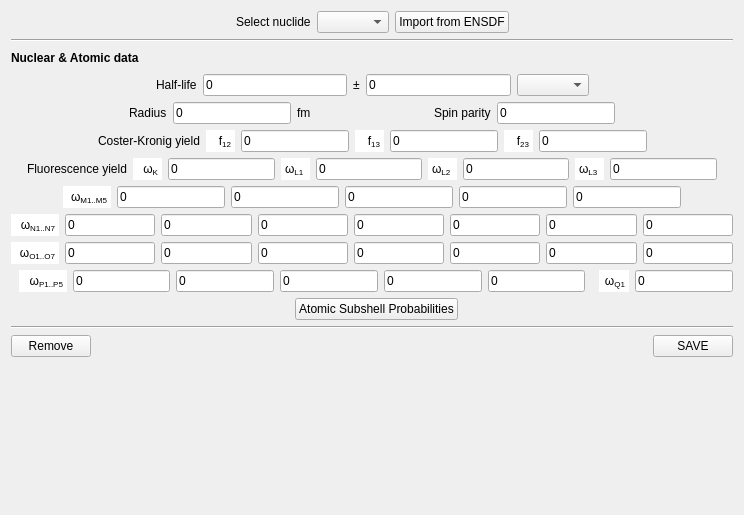
<?xml version="1.0" encoding="UTF-8"?>
<ui version="4.0">
 <class>FormNuclide</class>
 <widget class="QWidget" name="FormNuclide">
  <property name="geometry">
   <rect>
    <x>0</x>
    <y>0</y>
    <width>744</width>
    <height>515</height>
   </rect>
  </property>
  <property name="windowTitle">
   <string>Form</string>
  </property>
  <layout class="QVBoxLayout" name="verticalLayout">
   <item>
    <layout class="QHBoxLayout" name="horizontalLayout">
     <item>
      <spacer name="horizontalSpacer">
       <property name="orientation">
        <enum>Qt::Horizontal</enum>
       </property>
       <property name="sizeHint" stdset="0">
        <size>
         <width>40</width>
         <height>20</height>
        </size>
       </property>
      </spacer>
     </item>
     <item>
      <widget class="QLabel" name="label">
       <property name="text">
        <string>Select nuclide</string>
       </property>
      </widget>
     </item>
     <item>
      <widget class="QComboBox" name="comboBox_nuclide"/>
     </item>
     <item>
      <widget class="QPushButton" name="pushButton">
       <property name="text">
        <string>Import from ENSDF</string>
       </property>
      </widget>
     </item>
     <item>
      <spacer name="horizontalSpacer_2">
       <property name="orientation">
        <enum>Qt::Horizontal</enum>
       </property>
       <property name="sizeHint" stdset="0">
        <size>
         <width>40</width>
         <height>20</height>
        </size>
       </property>
      </spacer>
     </item>
    </layout>
   </item>
   <item>
    <widget class="Line" name="line">
     <property name="orientation">
      <enum>Qt::Horizontal</enum>
     </property>
    </widget>
   </item>
   <item>
    <layout class="QHBoxLayout" name="horizontalLayout_4">
     <item>
      <widget class="QLabel" name="label_7">
       <property name="font">
        <font>
         <bold>true</bold>
        </font>
       </property>
       <property name="text">
        <string>Nuclear &amp; Atomic data</string>
       </property>
      </widget>
     </item>
     <item>
      <spacer name="horizontalSpacer_8">
       <property name="orientation">
        <enum>Qt::Horizontal</enum>
       </property>
       <property name="sizeHint" stdset="0">
        <size>
         <width>538</width>
         <height>20</height>
        </size>
       </property>
      </spacer>
     </item>
    </layout>
   </item>
   <item>
    <layout class="QHBoxLayout" name="horizontalLayout_2">
     <item>
      <spacer name="horizontalSpacer_3">
       <property name="orientation">
        <enum>Qt::Horizontal</enum>
       </property>
       <property name="sizeHint" stdset="0">
        <size>
         <width>40</width>
         <height>20</height>
        </size>
       </property>
      </spacer>
     </item>
     <item>
      <widget class="QLabel" name="label_2">
       <property name="text">
        <string>Half-life</string>
       </property>
      </widget>
     </item>
     <item>
      <widget class="QLineEdit" name="lineEdit">
       <property name="text">
        <string>0</string>
       </property>
      </widget>
     </item>
     <item>
      <widget class="QLabel" name="label_3">
       <property name="text">
        <string>±</string>
       </property>
      </widget>
     </item>
     <item>
      <widget class="QLineEdit" name="lineEdit_2">
       <property name="text">
        <string>0</string>
       </property>
      </widget>
     </item>
     <item>
      <widget class="QComboBox" name="comboBox_2"/>
     </item>
     <item>
      <spacer name="horizontalSpacer_4">
       <property name="orientation">
        <enum>Qt::Horizontal</enum>
       </property>
       <property name="sizeHint" stdset="0">
        <size>
         <width>40</width>
         <height>20</height>
        </size>
       </property>
      </spacer>
     </item>
    </layout>
   </item>
   <item>
    <layout class="QHBoxLayout" name="horizontalLayout_3">
     <item>
      <spacer name="horizontalSpacer_5">
       <property name="orientation">
        <enum>Qt::Horizontal</enum>
       </property>
       <property name="sizeHint" stdset="0">
        <size>
         <width>40</width>
         <height>20</height>
        </size>
       </property>
      </spacer>
     </item>
     <item>
      <widget class="QLabel" name="label_4">
       <property name="text">
        <string>Radius</string>
       </property>
      </widget>
     </item>
     <item>
      <widget class="QLineEdit" name="lineEdit_3">
       <property name="text">
        <string>0</string>
       </property>
      </widget>
     </item>
     <item>
      <widget class="QLabel" name="label_5">
       <property name="text">
        <string>fm</string>
       </property>
      </widget>
     </item>
     <item>
      <spacer name="horizontalSpacer_6">
       <property name="orientation">
        <enum>Qt::Horizontal</enum>
       </property>
       <property name="sizeHint" stdset="0">
        <size>
         <width>40</width>
         <height>20</height>
        </size>
       </property>
      </spacer>
     </item>
     <item>
      <widget class="QLabel" name="label_6">
       <property name="text">
        <string>Spin parity</string>
       </property>
      </widget>
     </item>
     <item>
      <widget class="QLineEdit" name="lineEdit_4">
       <property name="text">
        <string>0</string>
       </property>
      </widget>
     </item>
     <item>
      <spacer name="horizontalSpacer_7">
       <property name="orientation">
        <enum>Qt::Horizontal</enum>
       </property>
       <property name="sizeHint" stdset="0">
        <size>
         <width>40</width>
         <height>20</height>
        </size>
       </property>
      </spacer>
     </item>
    </layout>
   </item>
   <item>
    <layout class="QHBoxLayout" name="horizontalLayout_5">
     <item>
      <spacer name="horizontalSpacer_10">
       <property name="orientation">
        <enum>Qt::Horizontal</enum>
       </property>
       <property name="sizeHint" stdset="0">
        <size>
         <width>18</width>
         <height>17</height>
        </size>
       </property>
      </spacer>
     </item>
     <item>
      <widget class="QLabel" name="label_8">
       <property name="maximumSize">
        <size>
         <width>16777215</width>
         <height>22</height>
        </size>
       </property>
       <property name="text">
        <string>Coster-Kronig yield</string>
       </property>
      </widget>
     </item>
     <item>
      <widget class="QTextEdit" name="textEdit">
       <property name="sizePolicy">
        <sizepolicy hsizetype="Preferred" vsizetype="Preferred">
         <horstretch>0</horstretch>
         <verstretch>0</verstretch>
        </sizepolicy>
       </property>
       <property name="maximumSize">
        <size>
         <width>29</width>
         <height>22</height>
        </size>
       </property>
       <property name="frameShape">
        <enum>QFrame::NoFrame</enum>
       </property>
       <property name="frameShadow">
        <enum>QFrame::Raised</enum>
       </property>
       <property name="verticalScrollBarPolicy">
        <enum>Qt::ScrollBarAlwaysOff</enum>
       </property>
       <property name="horizontalScrollBarPolicy">
        <enum>Qt::ScrollBarAlwaysOff</enum>
       </property>
       <property name="sizeAdjustPolicy">
        <enum>QAbstractScrollArea::AdjustToContentsOnFirstShow</enum>
       </property>
       <property name="html">
        <string>&lt;!DOCTYPE HTML PUBLIC &quot;-//W3C//DTD HTML 4.0//EN&quot; &quot;http://www.w3.org/TR/REC-html40/strict.dtd&quot;&gt;
&lt;html&gt;&lt;head&gt;&lt;meta name=&quot;qrichtext&quot; content=&quot;1&quot; /&gt;&lt;meta charset=&quot;utf-8&quot; /&gt;&lt;style type=&quot;text/css&quot;&gt;
p, li { white-space: pre-wrap; }
hr { height: 1px; border-width: 0; }
li.unchecked::marker { content: &quot;\2610&quot;; }
li.checked::marker { content: &quot;\2612&quot;; }
&lt;/style&gt;&lt;/head&gt;&lt;body style=&quot; font-family:'Segoe UI'; font-size:9pt; font-weight:400; font-style:normal;&quot;&gt;
&lt;p align=&quot;right&quot; style=&quot; margin-top:0px; margin-bottom:0px; margin-left:0px; margin-right:0px; -qt-block-indent:0; text-indent:0px;&quot;&gt;f&lt;span style=&quot; vertical-align:sub;&quot;&gt;12&lt;/span&gt;&lt;/p&gt;&lt;/body&gt;&lt;/html&gt;</string>
       </property>
       <property name="overwriteMode">
        <bool>false</bool>
       </property>
       <property name="textInteractionFlags">
        <set>Qt::TextSelectableByKeyboard|Qt::TextSelectableByMouse</set>
       </property>
      </widget>
     </item>
     <item>
      <widget class="QLineEdit" name="lineEdit_5">
       <property name="text">
        <string>0</string>
       </property>
      </widget>
     </item>
     <item>
      <widget class="QTextEdit" name="textEdit_2">
       <property name="sizePolicy">
        <sizepolicy hsizetype="Preferred" vsizetype="Preferred">
         <horstretch>0</horstretch>
         <verstretch>0</verstretch>
        </sizepolicy>
       </property>
       <property name="maximumSize">
        <size>
         <width>29</width>
         <height>22</height>
        </size>
       </property>
       <property name="frameShape">
        <enum>QFrame::NoFrame</enum>
       </property>
       <property name="frameShadow">
        <enum>QFrame::Raised</enum>
       </property>
       <property name="verticalScrollBarPolicy">
        <enum>Qt::ScrollBarAlwaysOff</enum>
       </property>
       <property name="horizontalScrollBarPolicy">
        <enum>Qt::ScrollBarAlwaysOff</enum>
       </property>
       <property name="sizeAdjustPolicy">
        <enum>QAbstractScrollArea::AdjustToContentsOnFirstShow</enum>
       </property>
       <property name="html">
        <string>&lt;!DOCTYPE HTML PUBLIC &quot;-//W3C//DTD HTML 4.0//EN&quot; &quot;http://www.w3.org/TR/REC-html40/strict.dtd&quot;&gt;
&lt;html&gt;&lt;head&gt;&lt;meta name=&quot;qrichtext&quot; content=&quot;1&quot; /&gt;&lt;meta charset=&quot;utf-8&quot; /&gt;&lt;style type=&quot;text/css&quot;&gt;
p, li { white-space: pre-wrap; }
hr { height: 1px; border-width: 0; }
li.unchecked::marker { content: &quot;\2610&quot;; }
li.checked::marker { content: &quot;\2612&quot;; }
&lt;/style&gt;&lt;/head&gt;&lt;body style=&quot; font-family:'Segoe UI'; font-size:9pt; font-weight:400; font-style:normal;&quot;&gt;
&lt;p align=&quot;right&quot; style=&quot; margin-top:0px; margin-bottom:0px; margin-left:0px; margin-right:0px; -qt-block-indent:0; text-indent:0px;&quot;&gt;f&lt;span style=&quot; vertical-align:sub;&quot;&gt;13&lt;/span&gt;&lt;/p&gt;&lt;/body&gt;&lt;/html&gt;</string>
       </property>
       <property name="overwriteMode">
        <bool>false</bool>
       </property>
       <property name="textInteractionFlags">
        <set>Qt::TextSelectableByKeyboard|Qt::TextSelectableByMouse</set>
       </property>
      </widget>
     </item>
     <item>
      <widget class="QLineEdit" name="lineEdit_6">
       <property name="text">
        <string>0</string>
       </property>
      </widget>
     </item>
     <item>
      <widget class="QTextEdit" name="textEdit_3">
       <property name="sizePolicy">
        <sizepolicy hsizetype="Preferred" vsizetype="Preferred">
         <horstretch>0</horstretch>
         <verstretch>0</verstretch>
        </sizepolicy>
       </property>
       <property name="maximumSize">
        <size>
         <width>29</width>
         <height>22</height>
        </size>
       </property>
       <property name="frameShape">
        <enum>QFrame::NoFrame</enum>
       </property>
       <property name="frameShadow">
        <enum>QFrame::Raised</enum>
       </property>
       <property name="verticalScrollBarPolicy">
        <enum>Qt::ScrollBarAlwaysOff</enum>
       </property>
       <property name="horizontalScrollBarPolicy">
        <enum>Qt::ScrollBarAlwaysOff</enum>
       </property>
       <property name="sizeAdjustPolicy">
        <enum>QAbstractScrollArea::AdjustToContentsOnFirstShow</enum>
       </property>
       <property name="html">
        <string>&lt;!DOCTYPE HTML PUBLIC &quot;-//W3C//DTD HTML 4.0//EN&quot; &quot;http://www.w3.org/TR/REC-html40/strict.dtd&quot;&gt;
&lt;html&gt;&lt;head&gt;&lt;meta name=&quot;qrichtext&quot; content=&quot;1&quot; /&gt;&lt;meta charset=&quot;utf-8&quot; /&gt;&lt;style type=&quot;text/css&quot;&gt;
p, li { white-space: pre-wrap; }
hr { height: 1px; border-width: 0; }
li.unchecked::marker { content: &quot;\2610&quot;; }
li.checked::marker { content: &quot;\2612&quot;; }
&lt;/style&gt;&lt;/head&gt;&lt;body style=&quot; font-family:'Segoe UI'; font-size:9pt; font-weight:400; font-style:normal;&quot;&gt;
&lt;p align=&quot;right&quot; style=&quot; margin-top:0px; margin-bottom:0px; margin-left:0px; margin-right:0px; -qt-block-indent:0; text-indent:0px;&quot;&gt;f&lt;span style=&quot; vertical-align:sub;&quot;&gt;23&lt;/span&gt;&lt;/p&gt;&lt;/body&gt;&lt;/html&gt;</string>
       </property>
       <property name="overwriteMode">
        <bool>false</bool>
       </property>
       <property name="tabStopDistance">
        <double>1.000000000000000</double>
       </property>
       <property name="textInteractionFlags">
        <set>Qt::TextSelectableByKeyboard|Qt::TextSelectableByMouse</set>
       </property>
      </widget>
     </item>
     <item>
      <widget class="QLineEdit" name="lineEdit_7">
       <property name="text">
        <string>0</string>
       </property>
      </widget>
     </item>
     <item>
      <spacer name="horizontalSpacer_9">
       <property name="orientation">
        <enum>Qt::Horizontal</enum>
       </property>
       <property name="sizeHint" stdset="0">
        <size>
         <width>18</width>
         <height>17</height>
        </size>
       </property>
      </spacer>
     </item>
    </layout>
   </item>
   <item>
    <layout class="QHBoxLayout" name="horizontalLayout_6">
     <item>
      <spacer name="horizontalSpacer_11">
       <property name="orientation">
        <enum>Qt::Horizontal</enum>
       </property>
       <property name="sizeHint" stdset="0">
        <size>
         <width>18</width>
         <height>17</height>
        </size>
       </property>
      </spacer>
     </item>
     <item>
      <widget class="QLabel" name="label_9">
       <property name="maximumSize">
        <size>
         <width>16777215</width>
         <height>22</height>
        </size>
       </property>
       <property name="text">
        <string>Fluorescence yield</string>
       </property>
      </widget>
     </item>
     <item>
      <widget class="QTextEdit" name="textEdit_4">
       <property name="sizePolicy">
        <sizepolicy hsizetype="Preferred" vsizetype="Preferred">
         <horstretch>0</horstretch>
         <verstretch>0</verstretch>
        </sizepolicy>
       </property>
       <property name="maximumSize">
        <size>
         <width>29</width>
         <height>22</height>
        </size>
       </property>
       <property name="frameShape">
        <enum>QFrame::NoFrame</enum>
       </property>
       <property name="frameShadow">
        <enum>QFrame::Raised</enum>
       </property>
       <property name="verticalScrollBarPolicy">
        <enum>Qt::ScrollBarAlwaysOff</enum>
       </property>
       <property name="horizontalScrollBarPolicy">
        <enum>Qt::ScrollBarAlwaysOff</enum>
       </property>
       <property name="sizeAdjustPolicy">
        <enum>QAbstractScrollArea::AdjustToContentsOnFirstShow</enum>
       </property>
       <property name="html">
        <string>&lt;!DOCTYPE HTML PUBLIC &quot;-//W3C//DTD HTML 4.0//EN&quot; &quot;http://www.w3.org/TR/REC-html40/strict.dtd&quot;&gt;
&lt;html&gt;&lt;head&gt;&lt;meta name=&quot;qrichtext&quot; content=&quot;1&quot; /&gt;&lt;meta charset=&quot;utf-8&quot; /&gt;&lt;style type=&quot;text/css&quot;&gt;
p, li { white-space: pre-wrap; }
hr { height: 1px; border-width: 0; }
li.unchecked::marker { content: &quot;\2610&quot;; }
li.checked::marker { content: &quot;\2612&quot;; }
&lt;/style&gt;&lt;/head&gt;&lt;body style=&quot; font-family:'Segoe UI'; font-size:9pt; font-weight:400; font-style:normal;&quot;&gt;
&lt;p align=&quot;right&quot; style=&quot; margin-top:0px; margin-bottom:0px; margin-left:0px; margin-right:0px; -qt-block-indent:0; text-indent:0px;&quot;&gt;ω&lt;span style=&quot; vertical-align:sub;&quot;&gt;K&lt;/span&gt;&lt;/p&gt;&lt;/body&gt;&lt;/html&gt;</string>
       </property>
       <property name="overwriteMode">
        <bool>false</bool>
       </property>
       <property name="textInteractionFlags">
        <set>Qt::TextSelectableByKeyboard|Qt::TextSelectableByMouse</set>
       </property>
      </widget>
     </item>
     <item>
      <widget class="QLineEdit" name="lineEdit_8">
       <property name="text">
        <string>0</string>
       </property>
      </widget>
     </item>
     <item>
      <widget class="QTextEdit" name="textEdit_5">
       <property name="sizePolicy">
        <sizepolicy hsizetype="Preferred" vsizetype="Preferred">
         <horstretch>0</horstretch>
         <verstretch>0</verstretch>
        </sizepolicy>
       </property>
       <property name="maximumSize">
        <size>
         <width>29</width>
         <height>22</height>
        </size>
       </property>
       <property name="frameShape">
        <enum>QFrame::NoFrame</enum>
       </property>
       <property name="frameShadow">
        <enum>QFrame::Raised</enum>
       </property>
       <property name="verticalScrollBarPolicy">
        <enum>Qt::ScrollBarAlwaysOff</enum>
       </property>
       <property name="horizontalScrollBarPolicy">
        <enum>Qt::ScrollBarAlwaysOff</enum>
       </property>
       <property name="sizeAdjustPolicy">
        <enum>QAbstractScrollArea::AdjustToContentsOnFirstShow</enum>
       </property>
       <property name="html">
        <string>&lt;!DOCTYPE HTML PUBLIC &quot;-//W3C//DTD HTML 4.0//EN&quot; &quot;http://www.w3.org/TR/REC-html40/strict.dtd&quot;&gt;
&lt;html&gt;&lt;head&gt;&lt;meta name=&quot;qrichtext&quot; content=&quot;1&quot; /&gt;&lt;meta charset=&quot;utf-8&quot; /&gt;&lt;style type=&quot;text/css&quot;&gt;
p, li { white-space: pre-wrap; }
hr { height: 1px; border-width: 0; }
li.unchecked::marker { content: &quot;\2610&quot;; }
li.checked::marker { content: &quot;\2612&quot;; }
&lt;/style&gt;&lt;/head&gt;&lt;body style=&quot; font-family:'Segoe UI'; font-size:9pt; font-weight:400; font-style:normal;&quot;&gt;
&lt;p style=&quot; margin-top:0px; margin-bottom:0px; margin-left:0px; margin-right:0px; -qt-block-indent:0; text-indent:0px;&quot;&gt;ω&lt;span style=&quot; vertical-align:sub;&quot;&gt;L1&lt;/span&gt;&lt;/p&gt;&lt;/body&gt;&lt;/html&gt;</string>
       </property>
       <property name="overwriteMode">
        <bool>false</bool>
       </property>
       <property name="textInteractionFlags">
        <set>Qt::TextSelectableByKeyboard|Qt::TextSelectableByMouse</set>
       </property>
      </widget>
     </item>
     <item>
      <widget class="QLineEdit" name="lineEdit_9">
       <property name="text">
        <string>0</string>
       </property>
      </widget>
     </item>
     <item>
      <widget class="QTextEdit" name="textEdit_6">
       <property name="sizePolicy">
        <sizepolicy hsizetype="Preferred" vsizetype="Preferred">
         <horstretch>0</horstretch>
         <verstretch>0</verstretch>
        </sizepolicy>
       </property>
       <property name="maximumSize">
        <size>
         <width>29</width>
         <height>22</height>
        </size>
       </property>
       <property name="frameShape">
        <enum>QFrame::NoFrame</enum>
       </property>
       <property name="frameShadow">
        <enum>QFrame::Raised</enum>
       </property>
       <property name="verticalScrollBarPolicy">
        <enum>Qt::ScrollBarAlwaysOff</enum>
       </property>
       <property name="horizontalScrollBarPolicy">
        <enum>Qt::ScrollBarAlwaysOff</enum>
       </property>
       <property name="sizeAdjustPolicy">
        <enum>QAbstractScrollArea::AdjustToContentsOnFirstShow</enum>
       </property>
       <property name="html">
        <string>&lt;!DOCTYPE HTML PUBLIC &quot;-//W3C//DTD HTML 4.0//EN&quot; &quot;http://www.w3.org/TR/REC-html40/strict.dtd&quot;&gt;
&lt;html&gt;&lt;head&gt;&lt;meta name=&quot;qrichtext&quot; content=&quot;1&quot; /&gt;&lt;meta charset=&quot;utf-8&quot; /&gt;&lt;style type=&quot;text/css&quot;&gt;
p, li { white-space: pre-wrap; }
hr { height: 1px; border-width: 0; }
li.unchecked::marker { content: &quot;\2610&quot;; }
li.checked::marker { content: &quot;\2612&quot;; }
&lt;/style&gt;&lt;/head&gt;&lt;body style=&quot; font-family:'Segoe UI'; font-size:9pt; font-weight:400; font-style:normal;&quot;&gt;
&lt;p style=&quot; margin-top:0px; margin-bottom:0px; margin-left:0px; margin-right:0px; -qt-block-indent:0; text-indent:0px;&quot;&gt;ω&lt;span style=&quot; vertical-align:sub;&quot;&gt;L2&lt;/span&gt;&lt;/p&gt;&lt;/body&gt;&lt;/html&gt;</string>
       </property>
       <property name="overwriteMode">
        <bool>false</bool>
       </property>
       <property name="tabStopDistance">
        <double>1.000000000000000</double>
       </property>
       <property name="textInteractionFlags">
        <set>Qt::TextSelectableByKeyboard|Qt::TextSelectableByMouse</set>
       </property>
      </widget>
     </item>
     <item>
      <widget class="QLineEdit" name="lineEdit_10">
       <property name="text">
        <string>0</string>
       </property>
      </widget>
     </item>
     <item>
      <widget class="QTextEdit" name="textEdit_7">
       <property name="sizePolicy">
        <sizepolicy hsizetype="Preferred" vsizetype="Preferred">
         <horstretch>0</horstretch>
         <verstretch>0</verstretch>
        </sizepolicy>
       </property>
       <property name="maximumSize">
        <size>
         <width>29</width>
         <height>22</height>
        </size>
       </property>
       <property name="frameShape">
        <enum>QFrame::NoFrame</enum>
       </property>
       <property name="frameShadow">
        <enum>QFrame::Raised</enum>
       </property>
       <property name="verticalScrollBarPolicy">
        <enum>Qt::ScrollBarAlwaysOff</enum>
       </property>
       <property name="horizontalScrollBarPolicy">
        <enum>Qt::ScrollBarAlwaysOff</enum>
       </property>
       <property name="sizeAdjustPolicy">
        <enum>QAbstractScrollArea::AdjustToContentsOnFirstShow</enum>
       </property>
       <property name="html">
        <string>&lt;!DOCTYPE HTML PUBLIC &quot;-//W3C//DTD HTML 4.0//EN&quot; &quot;http://www.w3.org/TR/REC-html40/strict.dtd&quot;&gt;
&lt;html&gt;&lt;head&gt;&lt;meta name=&quot;qrichtext&quot; content=&quot;1&quot; /&gt;&lt;meta charset=&quot;utf-8&quot; /&gt;&lt;style type=&quot;text/css&quot;&gt;
p, li { white-space: pre-wrap; }
hr { height: 1px; border-width: 0; }
li.unchecked::marker { content: &quot;\2610&quot;; }
li.checked::marker { content: &quot;\2612&quot;; }
&lt;/style&gt;&lt;/head&gt;&lt;body style=&quot; font-family:'Segoe UI'; font-size:9pt; font-weight:400; font-style:normal;&quot;&gt;
&lt;p style=&quot; margin-top:0px; margin-bottom:0px; margin-left:0px; margin-right:0px; -qt-block-indent:0; text-indent:0px;&quot;&gt;ω&lt;span style=&quot; vertical-align:sub;&quot;&gt;L3&lt;/span&gt;&lt;/p&gt;&lt;/body&gt;&lt;/html&gt;</string>
       </property>
       <property name="overwriteMode">
        <bool>false</bool>
       </property>
       <property name="tabStopDistance">
        <double>1.000000000000000</double>
       </property>
       <property name="textInteractionFlags">
        <set>Qt::TextSelectableByKeyboard|Qt::TextSelectableByMouse</set>
       </property>
      </widget>
     </item>
     <item>
      <widget class="QLineEdit" name="lineEdit_11">
       <property name="text">
        <string>0</string>
       </property>
      </widget>
     </item>
     <item>
      <spacer name="horizontalSpacer_12">
       <property name="orientation">
        <enum>Qt::Horizontal</enum>
       </property>
       <property name="sizeHint" stdset="0">
        <size>
         <width>18</width>
         <height>17</height>
        </size>
       </property>
      </spacer>
     </item>
    </layout>
   </item>
   <item>
    <layout class="QHBoxLayout" name="horizontalLayout_7">
     <item>
      <spacer name="horizontalSpacer_13">
       <property name="orientation">
        <enum>Qt::Horizontal</enum>
       </property>
       <property name="sizeHint" stdset="0">
        <size>
         <width>18</width>
         <height>17</height>
        </size>
       </property>
      </spacer>
     </item>
     <item>
      <widget class="QTextEdit" name="textEdit_8">
       <property name="sizePolicy">
        <sizepolicy hsizetype="Preferred" vsizetype="Preferred">
         <horstretch>0</horstretch>
         <verstretch>0</verstretch>
        </sizepolicy>
       </property>
       <property name="maximumSize">
        <size>
         <width>48</width>
         <height>22</height>
        </size>
       </property>
       <property name="frameShape">
        <enum>QFrame::NoFrame</enum>
       </property>
       <property name="frameShadow">
        <enum>QFrame::Raised</enum>
       </property>
       <property name="verticalScrollBarPolicy">
        <enum>Qt::ScrollBarAlwaysOff</enum>
       </property>
       <property name="horizontalScrollBarPolicy">
        <enum>Qt::ScrollBarAlwaysOff</enum>
       </property>
       <property name="sizeAdjustPolicy">
        <enum>QAbstractScrollArea::AdjustToContentsOnFirstShow</enum>
       </property>
       <property name="html">
        <string>&lt;!DOCTYPE HTML PUBLIC &quot;-//W3C//DTD HTML 4.0//EN&quot; &quot;http://www.w3.org/TR/REC-html40/strict.dtd&quot;&gt;
&lt;html&gt;&lt;head&gt;&lt;meta name=&quot;qrichtext&quot; content=&quot;1&quot; /&gt;&lt;meta charset=&quot;utf-8&quot; /&gt;&lt;style type=&quot;text/css&quot;&gt;
p, li { white-space: pre-wrap; }
hr { height: 1px; border-width: 0; }
li.unchecked::marker { content: &quot;\2610&quot;; }
li.checked::marker { content: &quot;\2612&quot;; }
&lt;/style&gt;&lt;/head&gt;&lt;body style=&quot; font-family:'Segoe UI'; font-size:9pt; font-weight:400; font-style:normal;&quot;&gt;
&lt;p align=&quot;right&quot; style=&quot; margin-top:0px; margin-bottom:0px; margin-left:0px; margin-right:0px; -qt-block-indent:0; text-indent:0px;&quot;&gt;ω&lt;span style=&quot; vertical-align:sub;&quot;&gt;M1..M5&lt;/span&gt;&lt;/p&gt;&lt;/body&gt;&lt;/html&gt;</string>
       </property>
       <property name="overwriteMode">
        <bool>false</bool>
       </property>
       <property name="textInteractionFlags">
        <set>Qt::TextSelectableByKeyboard|Qt::TextSelectableByMouse</set>
       </property>
      </widget>
     </item>
     <item>
      <widget class="QLineEdit" name="lineEdit_12">
       <property name="text">
        <string>0</string>
       </property>
      </widget>
     </item>
     <item>
      <widget class="QLineEdit" name="lineEdit_13">
       <property name="text">
        <string>0</string>
       </property>
      </widget>
     </item>
     <item>
      <widget class="QLineEdit" name="lineEdit_14">
       <property name="text">
        <string>0</string>
       </property>
      </widget>
     </item>
     <item>
      <widget class="QLineEdit" name="lineEdit_15">
       <property name="text">
        <string>0</string>
       </property>
      </widget>
     </item>
     <item>
      <widget class="QLineEdit" name="lineEdit_16">
       <property name="text">
        <string>0</string>
       </property>
      </widget>
     </item>
     <item>
      <spacer name="horizontalSpacer_14">
       <property name="orientation">
        <enum>Qt::Horizontal</enum>
       </property>
       <property name="sizeHint" stdset="0">
        <size>
         <width>18</width>
         <height>17</height>
        </size>
       </property>
      </spacer>
     </item>
    </layout>
   </item>
   <item>
    <layout class="QHBoxLayout" name="horizontalLayout_9">
     <item>
      <spacer name="horizontalSpacer_17">
       <property name="orientation">
        <enum>Qt::Horizontal</enum>
       </property>
       <property name="sizeHint" stdset="0">
        <size>
         <width>18</width>
         <height>17</height>
        </size>
       </property>
      </spacer>
     </item>
     <item>
      <widget class="QTextEdit" name="textEdit_10">
       <property name="sizePolicy">
        <sizepolicy hsizetype="Preferred" vsizetype="Preferred">
         <horstretch>0</horstretch>
         <verstretch>0</verstretch>
        </sizepolicy>
       </property>
       <property name="maximumSize">
        <size>
         <width>48</width>
         <height>22</height>
        </size>
       </property>
       <property name="frameShape">
        <enum>QFrame::NoFrame</enum>
       </property>
       <property name="frameShadow">
        <enum>QFrame::Raised</enum>
       </property>
       <property name="verticalScrollBarPolicy">
        <enum>Qt::ScrollBarAlwaysOff</enum>
       </property>
       <property name="horizontalScrollBarPolicy">
        <enum>Qt::ScrollBarAlwaysOff</enum>
       </property>
       <property name="sizeAdjustPolicy">
        <enum>QAbstractScrollArea::AdjustToContentsOnFirstShow</enum>
       </property>
       <property name="html">
        <string>&lt;!DOCTYPE HTML PUBLIC &quot;-//W3C//DTD HTML 4.0//EN&quot; &quot;http://www.w3.org/TR/REC-html40/strict.dtd&quot;&gt;
&lt;html&gt;&lt;head&gt;&lt;meta name=&quot;qrichtext&quot; content=&quot;1&quot; /&gt;&lt;meta charset=&quot;utf-8&quot; /&gt;&lt;style type=&quot;text/css&quot;&gt;
p, li { white-space: pre-wrap; }
hr { height: 1px; border-width: 0; }
li.unchecked::marker { content: &quot;\2610&quot;; }
li.checked::marker { content: &quot;\2612&quot;; }
&lt;/style&gt;&lt;/head&gt;&lt;body style=&quot; font-family:'Segoe UI'; font-size:9pt; font-weight:400; font-style:normal;&quot;&gt;
&lt;p align=&quot;right&quot; style=&quot; margin-top:0px; margin-bottom:0px; margin-left:0px; margin-right:0px; -qt-block-indent:0; text-indent:0px;&quot;&gt;ω&lt;span style=&quot; vertical-align:sub;&quot;&gt;N1..N7&lt;/span&gt;&lt;/p&gt;&lt;/body&gt;&lt;/html&gt;</string>
       </property>
       <property name="overwriteMode">
        <bool>false</bool>
       </property>
       <property name="textInteractionFlags">
        <set>Qt::TextSelectableByKeyboard|Qt::TextSelectableByMouse</set>
       </property>
      </widget>
     </item>
     <item>
      <widget class="QLineEdit" name="lineEdit_22">
       <property name="text">
        <string>0</string>
       </property>
      </widget>
     </item>
     <item>
      <widget class="QLineEdit" name="lineEdit_23">
       <property name="text">
        <string>0</string>
       </property>
      </widget>
     </item>
     <item>
      <widget class="QLineEdit" name="lineEdit_24">
       <property name="text">
        <string>0</string>
       </property>
      </widget>
     </item>
     <item>
      <widget class="QLineEdit" name="lineEdit_25">
       <property name="text">
        <string>0</string>
       </property>
      </widget>
     </item>
     <item>
      <widget class="QLineEdit" name="lineEdit_26">
       <property name="text">
        <string>0</string>
       </property>
      </widget>
     </item>
     <item>
      <widget class="QLineEdit" name="lineEdit_27">
       <property name="text">
        <string>0</string>
       </property>
      </widget>
     </item>
     <item>
      <widget class="QLineEdit" name="lineEdit_28">
       <property name="text">
        <string>0</string>
       </property>
      </widget>
     </item>
     <item>
      <spacer name="horizontalSpacer_18">
       <property name="orientation">
        <enum>Qt::Horizontal</enum>
       </property>
       <property name="sizeHint" stdset="0">
        <size>
         <width>18</width>
         <height>17</height>
        </size>
       </property>
      </spacer>
     </item>
    </layout>
   </item>
   <item>
    <layout class="QHBoxLayout" name="horizontalLayout_10">
     <item>
      <spacer name="horizontalSpacer_19">
       <property name="orientation">
        <enum>Qt::Horizontal</enum>
       </property>
       <property name="sizeHint" stdset="0">
        <size>
         <width>18</width>
         <height>17</height>
        </size>
       </property>
      </spacer>
     </item>
     <item>
      <widget class="QTextEdit" name="textEdit_11">
       <property name="sizePolicy">
        <sizepolicy hsizetype="Preferred" vsizetype="Preferred">
         <horstretch>0</horstretch>
         <verstretch>0</verstretch>
        </sizepolicy>
       </property>
       <property name="maximumSize">
        <size>
         <width>48</width>
         <height>22</height>
        </size>
       </property>
       <property name="frameShape">
        <enum>QFrame::NoFrame</enum>
       </property>
       <property name="frameShadow">
        <enum>QFrame::Raised</enum>
       </property>
       <property name="verticalScrollBarPolicy">
        <enum>Qt::ScrollBarAlwaysOff</enum>
       </property>
       <property name="horizontalScrollBarPolicy">
        <enum>Qt::ScrollBarAlwaysOff</enum>
       </property>
       <property name="sizeAdjustPolicy">
        <enum>QAbstractScrollArea::AdjustToContentsOnFirstShow</enum>
       </property>
       <property name="html">
        <string>&lt;!DOCTYPE HTML PUBLIC &quot;-//W3C//DTD HTML 4.0//EN&quot; &quot;http://www.w3.org/TR/REC-html40/strict.dtd&quot;&gt;
&lt;html&gt;&lt;head&gt;&lt;meta name=&quot;qrichtext&quot; content=&quot;1&quot; /&gt;&lt;meta charset=&quot;utf-8&quot; /&gt;&lt;style type=&quot;text/css&quot;&gt;
p, li { white-space: pre-wrap; }
hr { height: 1px; border-width: 0; }
li.unchecked::marker { content: &quot;\2610&quot;; }
li.checked::marker { content: &quot;\2612&quot;; }
&lt;/style&gt;&lt;/head&gt;&lt;body style=&quot; font-family:'Segoe UI'; font-size:9pt; font-weight:400; font-style:normal;&quot;&gt;
&lt;p align=&quot;right&quot; style=&quot; margin-top:0px; margin-bottom:0px; margin-left:0px; margin-right:0px; -qt-block-indent:0; text-indent:0px;&quot;&gt;ω&lt;span style=&quot; vertical-align:sub;&quot;&gt;O1..O7&lt;/span&gt;&lt;/p&gt;&lt;/body&gt;&lt;/html&gt;</string>
       </property>
       <property name="overwriteMode">
        <bool>false</bool>
       </property>
       <property name="textInteractionFlags">
        <set>Qt::TextSelectableByKeyboard|Qt::TextSelectableByMouse</set>
       </property>
      </widget>
     </item>
     <item>
      <widget class="QLineEdit" name="lineEdit_29">
       <property name="text">
        <string>0</string>
       </property>
      </widget>
     </item>
     <item>
      <widget class="QLineEdit" name="lineEdit_30">
       <property name="text">
        <string>0</string>
       </property>
      </widget>
     </item>
     <item>
      <widget class="QLineEdit" name="lineEdit_31">
       <property name="text">
        <string>0</string>
       </property>
      </widget>
     </item>
     <item>
      <widget class="QLineEdit" name="lineEdit_32">
       <property name="text">
        <string>0</string>
       </property>
      </widget>
     </item>
     <item>
      <widget class="QLineEdit" name="lineEdit_33">
       <property name="text">
        <string>0</string>
       </property>
      </widget>
     </item>
     <item>
      <widget class="QLineEdit" name="lineEdit_34">
       <property name="text">
        <string>0</string>
       </property>
      </widget>
     </item>
     <item>
      <widget class="QLineEdit" name="lineEdit_35">
       <property name="text">
        <string>0</string>
       </property>
      </widget>
     </item>
     <item>
      <spacer name="horizontalSpacer_20">
       <property name="orientation">
        <enum>Qt::Horizontal</enum>
       </property>
       <property name="sizeHint" stdset="0">
        <size>
         <width>18</width>
         <height>17</height>
        </size>
       </property>
      </spacer>
     </item>
    </layout>
   </item>
   <item>
    <layout class="QHBoxLayout" name="horizontalLayout_8">
     <item>
      <spacer name="horizontalSpacer_15">
       <property name="orientation">
        <enum>Qt::Horizontal</enum>
       </property>
       <property name="sizeHint" stdset="0">
        <size>
         <width>18</width>
         <height>17</height>
        </size>
       </property>
      </spacer>
     </item>
     <item>
      <widget class="QTextEdit" name="textEdit_9">
       <property name="sizePolicy">
        <sizepolicy hsizetype="Preferred" vsizetype="Preferred">
         <horstretch>0</horstretch>
         <verstretch>0</verstretch>
        </sizepolicy>
       </property>
       <property name="maximumSize">
        <size>
         <width>48</width>
         <height>22</height>
        </size>
       </property>
       <property name="frameShape">
        <enum>QFrame::NoFrame</enum>
       </property>
       <property name="frameShadow">
        <enum>QFrame::Raised</enum>
       </property>
       <property name="verticalScrollBarPolicy">
        <enum>Qt::ScrollBarAlwaysOff</enum>
       </property>
       <property name="horizontalScrollBarPolicy">
        <enum>Qt::ScrollBarAlwaysOff</enum>
       </property>
       <property name="sizeAdjustPolicy">
        <enum>QAbstractScrollArea::AdjustToContentsOnFirstShow</enum>
       </property>
       <property name="html">
        <string>&lt;!DOCTYPE HTML PUBLIC &quot;-//W3C//DTD HTML 4.0//EN&quot; &quot;http://www.w3.org/TR/REC-html40/strict.dtd&quot;&gt;
&lt;html&gt;&lt;head&gt;&lt;meta name=&quot;qrichtext&quot; content=&quot;1&quot; /&gt;&lt;meta charset=&quot;utf-8&quot; /&gt;&lt;style type=&quot;text/css&quot;&gt;
p, li { white-space: pre-wrap; }
hr { height: 1px; border-width: 0; }
li.unchecked::marker { content: &quot;\2610&quot;; }
li.checked::marker { content: &quot;\2612&quot;; }
&lt;/style&gt;&lt;/head&gt;&lt;body style=&quot; font-family:'Segoe UI'; font-size:9pt; font-weight:400; font-style:normal;&quot;&gt;
&lt;p align=&quot;right&quot; style=&quot; margin-top:0px; margin-bottom:0px; margin-left:0px; margin-right:0px; -qt-block-indent:0; text-indent:0px;&quot;&gt;ω&lt;span style=&quot; vertical-align:sub;&quot;&gt;P1..P5&lt;/span&gt;&lt;/p&gt;&lt;/body&gt;&lt;/html&gt;</string>
       </property>
       <property name="overwriteMode">
        <bool>false</bool>
       </property>
       <property name="textInteractionFlags">
        <set>Qt::TextSelectableByKeyboard|Qt::TextSelectableByMouse</set>
       </property>
      </widget>
     </item>
     <item>
      <widget class="QLineEdit" name="lineEdit_17">
       <property name="text">
        <string>0</string>
       </property>
      </widget>
     </item>
     <item>
      <widget class="QLineEdit" name="lineEdit_18">
       <property name="text">
        <string>0</string>
       </property>
      </widget>
     </item>
     <item>
      <widget class="QLineEdit" name="lineEdit_19">
       <property name="text">
        <string>0</string>
       </property>
      </widget>
     </item>
     <item>
      <widget class="QLineEdit" name="lineEdit_20">
       <property name="text">
        <string>0</string>
       </property>
      </widget>
     </item>
     <item>
      <widget class="QLineEdit" name="lineEdit_21">
       <property name="text">
        <string>0</string>
       </property>
      </widget>
     </item>
     <item>
      <spacer name="horizontalSpacer_16">
       <property name="orientation">
        <enum>Qt::Horizontal</enum>
       </property>
       <property name="sizeHint" stdset="0">
        <size>
         <width>18</width>
         <height>17</height>
        </size>
       </property>
      </spacer>
     </item>
     <item>
      <widget class="QTextEdit" name="textEdit_12">
       <property name="sizePolicy">
        <sizepolicy hsizetype="Preferred" vsizetype="Preferred">
         <horstretch>0</horstretch>
         <verstretch>0</verstretch>
        </sizepolicy>
       </property>
       <property name="maximumSize">
        <size>
         <width>30</width>
         <height>22</height>
        </size>
       </property>
       <property name="frameShape">
        <enum>QFrame::NoFrame</enum>
       </property>
       <property name="frameShadow">
        <enum>QFrame::Raised</enum>
       </property>
       <property name="verticalScrollBarPolicy">
        <enum>Qt::ScrollBarAlwaysOff</enum>
       </property>
       <property name="horizontalScrollBarPolicy">
        <enum>Qt::ScrollBarAlwaysOff</enum>
       </property>
       <property name="sizeAdjustPolicy">
        <enum>QAbstractScrollArea::AdjustToContentsOnFirstShow</enum>
       </property>
       <property name="html">
        <string>&lt;!DOCTYPE HTML PUBLIC &quot;-//W3C//DTD HTML 4.0//EN&quot; &quot;http://www.w3.org/TR/REC-html40/strict.dtd&quot;&gt;
&lt;html&gt;&lt;head&gt;&lt;meta name=&quot;qrichtext&quot; content=&quot;1&quot; /&gt;&lt;meta charset=&quot;utf-8&quot; /&gt;&lt;style type=&quot;text/css&quot;&gt;
p, li { white-space: pre-wrap; }
hr { height: 1px; border-width: 0; }
li.unchecked::marker { content: &quot;\2610&quot;; }
li.checked::marker { content: &quot;\2612&quot;; }
&lt;/style&gt;&lt;/head&gt;&lt;body style=&quot; font-family:'Segoe UI'; font-size:9pt; font-weight:400; font-style:normal;&quot;&gt;
&lt;p align=&quot;right&quot; style=&quot; margin-top:0px; margin-bottom:0px; margin-left:0px; margin-right:0px; -qt-block-indent:0; text-indent:0px;&quot;&gt;ω&lt;span style=&quot; vertical-align:sub;&quot;&gt;Q1&lt;/span&gt;&lt;/p&gt;&lt;/body&gt;&lt;/html&gt;</string>
       </property>
       <property name="overwriteMode">
        <bool>false</bool>
       </property>
       <property name="textInteractionFlags">
        <set>Qt::TextSelectableByKeyboard|Qt::TextSelectableByMouse</set>
       </property>
      </widget>
     </item>
     <item>
      <widget class="QLineEdit" name="lineEdit_36">
       <property name="text">
        <string>0</string>
       </property>
      </widget>
     </item>
    </layout>
   </item>
   <item>
    <layout class="QHBoxLayout" name="horizontalLayout_12">
     <item>
      <spacer name="horizontalSpacer_21">
       <property name="orientation">
        <enum>Qt::Horizontal</enum>
       </property>
       <property name="sizeHint" stdset="0">
        <size>
         <width>298</width>
         <height>20</height>
        </size>
       </property>
      </spacer>
     </item>
     <item>
      <widget class="QPushButton" name="pushButton_2">
       <property name="text">
        <string>Atomic Subshell Probabilities</string>
       </property>
      </widget>
     </item>
     <item>
      <spacer name="horizontalSpacer_22">
       <property name="orientation">
        <enum>Qt::Horizontal</enum>
       </property>
       <property name="sizeHint" stdset="0">
        <size>
         <width>288</width>
         <height>20</height>
        </size>
       </property>
      </spacer>
     </item>
    </layout>
   </item>
   <item>
    <widget class="Line" name="line_2">
     <property name="orientation">
      <enum>Qt::Horizontal</enum>
     </property>
    </widget>
   </item>
   <item>
    <layout class="QHBoxLayout" name="horizontalLayout_11">
     <item>
      <widget class="QPushButton" name="pushButton_4">
       <property name="text">
        <string>Remove</string>
       </property>
      </widget>
     </item>
     <item>
      <spacer name="horizontalSpacer_23">
       <property name="orientation">
        <enum>Qt::Horizontal</enum>
       </property>
       <property name="sizeHint" stdset="0">
        <size>
         <width>478</width>
         <height>20</height>
        </size>
       </property>
      </spacer>
     </item>
     <item>
      <widget class="QPushButton" name="pushButton_3">
       <property name="text">
        <string>SAVE</string>
       </property>
      </widget>
     </item>
    </layout>
   </item>
   <item>
    <spacer name="verticalSpacer">
     <property name="orientation">
      <enum>Qt::Vertical</enum>
     </property>
     <property name="sizeHint" stdset="0">
      <size>
       <width>20</width>
       <height>40</height>
      </size>
     </property>
    </spacer>
   </item>
  </layout>
 </widget>
 <resources/>
 <connections/>
</ui>
